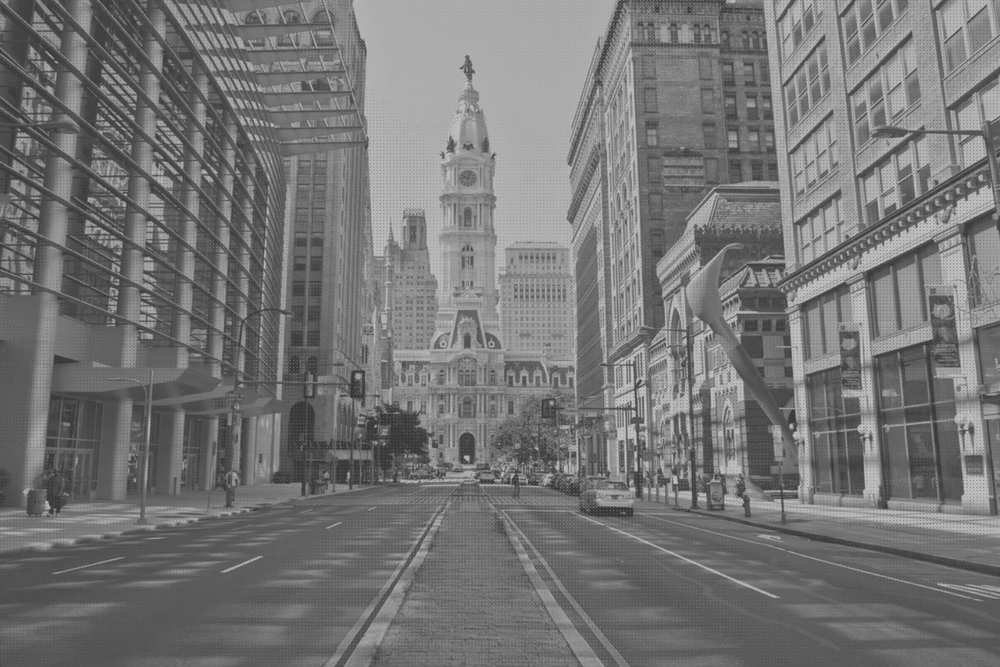
#> input picture Assignment 4/Images/city.png, 1000 x 667 px, shrunk from 1500 x 1000 before the run, found by its file name
$ python filtered_downsampling.py
#> lines starting #> are read from the running program, lines starting #| are printed output that depends on the picture
### Assignment 4/downsample.py
import numpy as np
import cv2
import matplotlib.pyplot as plt


# Define downsampling function
def down_sample(input_img, factor):
	m, n = input_img.shape
	down_img = np.zeros((m//factor, n//factor))                                # Create an output matrix of m//f X n//f dimension
	for i in range(0, m):
		for j in range(0, n):
			try:
				down_img[i, j] = input_img[i*factor,j*factor]                  # Iterate all elements and multiply index value with factor to downsample
			except IndexError:
				pass
	return down_img

############################################################# Driver Code ################################################################
# [26 lines that do not run on import are left out]

### Assignment 4/filtered_downsampling.py
# Import required library
import numpy as np
import cv2
from scipy import ndimage
import matplotlib.pyplot as plt
from downsample import down_sample


# Define a function which evaluate the gaussian filter
def gaussiun_kernel(size, sigma, std_deviation):
    indexing = size//2                                                                               # Perform integer division to indexing the filter
    t = np.linspace(-indexing, indexing, size)                                                       # Create a vector haing length equal to one dimension
    x, y = np.meshgrid(t, t)                                                                         # of filter
    sum_square = np.exp(- (x**2 + y**2)/ 2* std_deviation*std_deviation)                             # Now just apply the gaussian 2D formula
    guass = (1/(2 * np.pi * std_deviation * std_deviation)) * sum_square

    return guass

# Define a function for convolution of image with filter
def convolution(image, filter):
    return ndimage.convolve(image, filter, mode='constant', cval=0.0)


############################################################################## Driver code #################################################################
if __name__=='__main__':
    # Read the image
    image = cv2.imread('Images\city.png', 0)
#> image is the input picture: shape (667, 1000); min 48, max 201, mean 117.1
    m, n = image.shape
#> m = 667; n = 1000

    # Perform image smoothing
    kernel = gaussiun_kernel(5, 0, 2)
    convolved_img = convolution(image, kernel)
#> in convolution, `return ndimage.convolve(image, filter, mode='constant', cval=0.0)`:
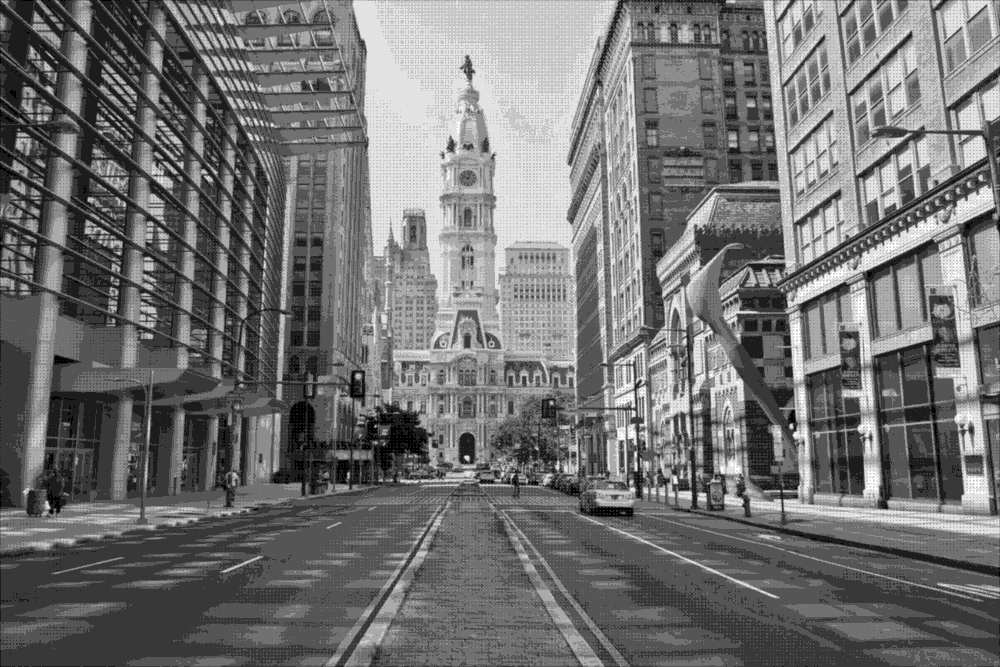
#> returned value: shape (667, 1000); min 3, max 12, mean 7.03; drawn with min black and max white

    # Plot the manually filtered image
    plt.figure(1)
    plt.subplot(1,2,1)
    plt.imshow(convolved_img, cmap='gray')
    plt.title('Manually Filtered image')

    # Plot the libarary output for comparision
    plt.subplot(1,2,2)
    blur = cv2.GaussianBlur(image,(5,5),2)
    plt.imshow(blur, cmap='gray')
    plt.title('Libarary filtered output')

    # Apply downsampling on manually filtered image
    down_img_2 = down_sample(convolved_img, 2)
#> after the loop in down_sample, `for i in range(0, m):`:
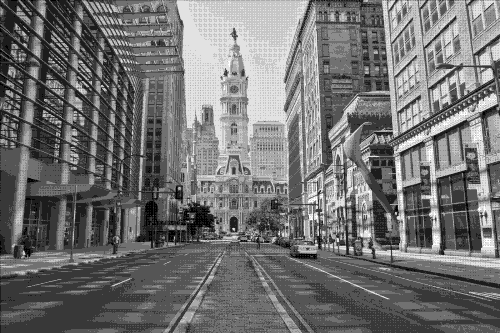
#> down_img: shape (333, 500) float64; min 3, max 12, mean 7.03; drawn with min black and max white
    down_img_4 = down_sample(convolved_img, 4)
#> call 2 of down_sample, with factor = 4
#> after the loop in down_sample (call 2), `for i in range(0, m):`:
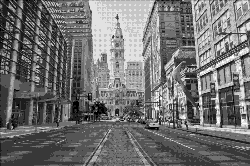
#> down_img: shape (166, 250) float64; min 3, max 12, mean 7.03; drawn with min black and max white
    down_img_5 = down_sample(convolved_img, 5)
#> call 3 of down_sample, with factor = 5
#> after the loop in down_sample (call 3), `for i in range(0, m):`:
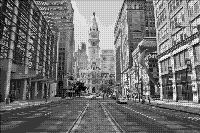
#> down_img: shape (133, 200) float64; min 3, max 12, mean 7.02; drawn with min black and max white

    # Apply downsampling of library filtered image
    down_img_2_blur = down_sample(blur, 2)
    down_img_4_blur = down_sample(blur, 4)
#> after the loop in down_sample (call 5), `for i in range(0, m):`:
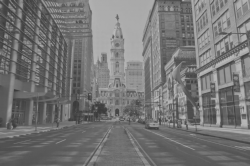
#> down_img: shape (166, 250) float64; min 59, max 186, mean 117.2
    down_img_5_blur = down_sample(blur, 5)
#> after the loop in down_sample (call 6), `for i in range(0, m):`:
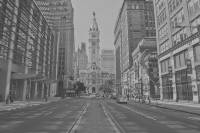
#> down_img: shape (133, 200) float64; min 59, max 186, mean 117.2

    # Now plot the manually filtered downsampled image
    plt.figure(2)
    plt.subplot(2, 3, 1)
    plt.imshow(down_img_2, cmap='gray')
    plt.title('Downsampled by 2 manually filtered image')

    # Downsample by factor 4
    plt.subplot(2, 3, 2)
    plt.imshow(down_img_4, cmap='gray')
    plt.title('Downsampled by 4 manually filtered image')

    # Downsample by factor 5
    plt.subplot(2, 3, 3)
    plt.imshow(down_img_5, cmap='gray')
    plt.title('Downsampled by 5 manually filtered image')

    # Now plot the library filtered downsample image
    plt.subplot(2, 3, 4)
    plt.imshow(down_img_2_blur, cmap='gray')
    plt.title('Downsampled by 2 library filtered image')

    plt.subplot(2, 3, 5)
    plt.imshow(down_img_4_blur, cmap='gray')
    plt.title('Downsampled by 4 library filtered image')

    plt.subplot(2, 3, 6)
    plt.imshow(down_img_5_blur, cmap='gray')
    plt.title('Downsampled by 5 library filtered image')
    plt.show()

$ run again, with Assignment 4/Images/MainBuilding.png copied over Assignment 4/Images/city.png
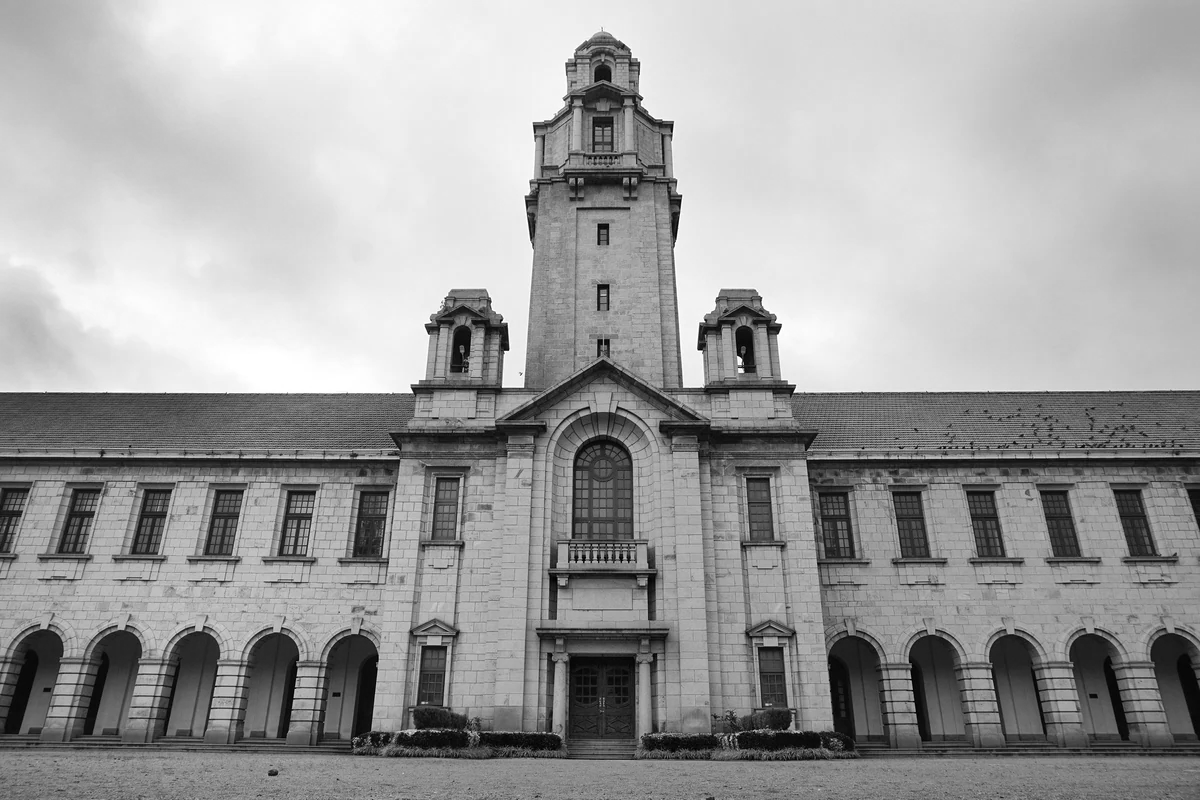
#> input picture Assignment 4/Images/MainBuilding.png, 1200 x 800 px, found by its file name
#> image is the input picture: shape (800, 1200); min 0, max 255, mean 158.1
#> after the loop in down_sample (call 5), `for i in range(0, m):`:
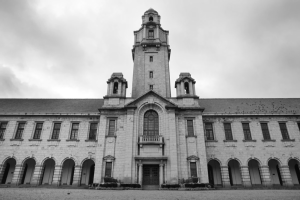
#> down_img: shape (200, 300) float64; min 7, max 255, mean 158.3
#> after the loop in down_sample (call 6), `for i in range(0, m):`:
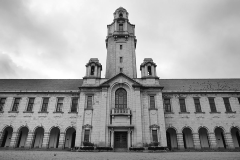
#> down_img: shape (160, 240) float64; min 7, max 255, mean 158.3
